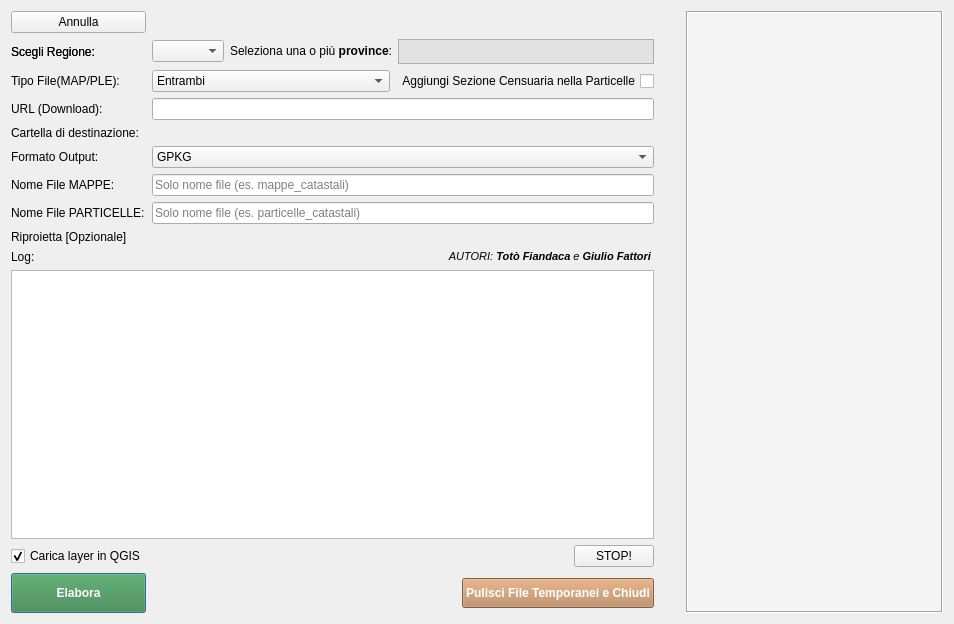
<?xml version="1.0" encoding="UTF-8"?>
<ui version="4.0">
 <class>GMLMergerDialogBase</class>
 <widget class="QDialog" name="GMLMergerDialogBase">
  <property name="windowModality">
   <enum>Qt::WindowModality::ApplicationModal</enum>
  </property>
  <property name="geometry">
   <rect>
    <x>0</x>
    <y>0</y>
    <width>954</width>
    <height>624</height>
   </rect>
  </property>
  <property name="acceptDrops">
   <bool>true</bool>
  </property>
  <property name="windowTitle">
   <string>Catasto IT GML Merger Pro</string>
  </property>
  <property name="windowIcon">
   <iconset>
    <normaloff>icon.png</normaloff>icon.png</iconset>
  </property>
  <property name="toolTip">
   <string>CatastoIT_GML_Merger_Pro è un plugin avanzato per QGIS che consente di scaricare, estrarre e unire file GML del catasto italiano AdE.</string>
  </property>
  <property name="statusTip">
   <string>test status</string>
  </property>
  <property name="whatsThis">
   <string/>
  </property>
  <property name="modal">
   <bool>false</bool>
  </property>
  <layout class="QHBoxLayout" name="horizontalLayout_main">
   <item>
    <layout class="QGridLayout" name="gridLayout">
     <item row="4" column="0">
      <widget class="QLabel" name="label_1">
       <property name="text">
        <string>Tipo File(MAP/PLE):</string>
       </property>
      </widget>
     </item>
     <item row="10" column="0">
      <widget class="QLabel" name="label_5">
       <property name="text">
        <string>Formato Output:</string>
       </property>
      </widget>
     </item>
     <item row="20" column="0">
      <widget class="QPushButton" name="btn_process">
       <property name="minimumSize">
        <size>
         <width>0</width>
         <height>40</height>
        </size>
       </property>
       <property name="toolTip">
        <string>Lancia elaborazione</string>
       </property>
       <property name="styleSheet">
        <string>background-color:rgba(61, 134, 64, 0.64); color: white; font-weight: bold;</string>
       </property>
       <property name="text">
        <string>Elabora</string>
       </property>
       <property name="icon">
        <iconset>
         <normaloff>:/images/themes/default/downloading_svg.svg</normaloff>:/images/themes/default/downloading_svg.svg</iconset>
       </property>
       <property name="iconSize">
        <size>
         <width>30</width>
         <height>30</height>
        </size>
       </property>
      </widget>
     </item>
     <item row="5" column="0">
      <widget class="QLabel" name="label_4">
       <property name="text">
        <string>URL (Download):</string>
       </property>
      </widget>
     </item>
     <item row="0" column="0">
      <widget class="QPushButton" name="btn_cancel">
       <property name="visible">
        <bool>false</bool>
       </property>
       <property name="text">
        <string>Annulla</string>
       </property>
      </widget>
     </item>
     <item row="4" column="1">
      <layout class="QHBoxLayout" name="horizontalLayout_filetype">
       <item>
        <widget class="QComboBox" name="cb_file_type">
         <property name="maximumSize">
          <size>
           <width>300</width>
           <height>16777215</height>
          </size>
         </property>
         <property name="toolTip">
          <string>Seleziona il tipo di file da unire (solo Fogli o solo particelle o Entrambi)</string>
         </property>
         <property name="currentText">
          <string>Entrambi</string>
         </property>
         <property name="maxVisibleItems">
          <number>3</number>
         </property>
         <item>
          <property name="text">
           <string>Entrambi</string>
          </property>
         </item>
         <item>
          <property name="text">
           <string>Mappe (MAP)</string>
          </property>
         </item>
         <item>
          <property name="text">
           <string>Particelle (PLE)</string>
          </property>
         </item>
        </widget>
       </item>
       <item>
        <widget class="QCheckBox" name="cb_sez_censu">
         <property name="toolTip">
          <string>Attiva/DIsattiva Calcolo Sezione Censuaria</string>
         </property>
         <property name="layoutDirection">
          <enum>Qt::LayoutDirection::RightToLeft</enum>
         </property>
         <property name="autoFillBackground">
          <bool>false</bool>
         </property>
         <property name="text">
          <string>Aggiungi Sezione Censuaria nella Particelle</string>
         </property>
        </widget>
       </item>
      </layout>
     </item>
     <item row="16" column="1">
      <widget class="QLabel" name="labelAutori">
       <property name="font">
        <font>
         <pointsize>8</pointsize>
         <weight>50</weight>
         <italic>true</italic>
         <bold>false</bold>
        </font>
       </property>
       <property name="toolTip">
        <string>Autori del plugin</string>
       </property>
       <property name="text">
        <string>AUTORI: &lt;b&gt;Totò Fiandaca&lt;/b&gt; e &lt;b&gt;Giulio Fattori &lt;/b&gt;</string>
       </property>
       <property name="textFormat">
        <enum>Qt::TextFormat::AutoText</enum>
       </property>
       <property name="alignment">
        <set>Qt::AlignmentFlag::AlignRight|Qt::AlignmentFlag::AlignTrailing|Qt::AlignmentFlag::AlignVCenter</set>
       </property>
      </widget>
     </item>
     <item row="8" column="1">
      <widget class="QgsFileWidget" name="le_folder">
       <property name="toolTip">
        <string>Seleziona la cartella di destinazione dei file</string>
       </property>
       <property name="defaultRoot">
        <string/>
       </property>
       <property name="storageMode">
        <enum>QgsFileWidget::StorageMode::GetDirectory</enum>
       </property>
       <property name="options">
        <set>QFileDialog::Option::ShowDirsOnly</set>
       </property>
       <property name="fileWidgetButtonIcon" stdset="0">
        <iconset>
         <normaloff>:/qt-project.org/styles/commonstyle/images/newdirectory-128.png</normaloff>:/qt-project.org/styles/commonstyle/images/newdirectory-128.png</iconset>
       </property>
      </widget>
     </item>
     <item row="20" column="1" alignment="Qt::AlignRight">
      <widget class="QPushButton" name="btn_close">
       <property name="minimumSize">
        <size>
         <width>0</width>
         <height>0</height>
        </size>
       </property>
       <property name="maximumSize">
        <size>
         <width>500</width>
         <height>30</height>
        </size>
       </property>
       <property name="toolTip">
        <string>Pulisce dai file temporanei e Chiude finestra.</string>
       </property>
       <property name="layoutDirection">
        <enum>Qt::LeftToRight</enum>
       </property>
       <property name="styleSheet">
        <string>background-color:rgb(185, 132, 88); color: white; font-weight: bold;</string>
       </property>
       <property name="text">
        <string>Pulisci File Temporanei e Chiudi</string>
       </property>
       <property name="icon">
        <iconset>
         <normaloff>:/images/themes/default/console/iconClearConsole.svg</normaloff>:/images/themes/default/console/iconClearConsole.svg</iconset>
       </property>
       <property name="iconSize">
        <size>
         <width>25</width>
         <height>25</height>
        </size>
       </property>
      </widget>
     </item>
     <item row="11" column="1">
      <widget class="QLineEdit" name="le_map_output">
       <property name="minimumSize">
        <size>
         <width>490</width>
         <height>20</height>
        </size>
       </property>
       <property name="contextMenuPolicy">
        <enum>Qt::ContextMenuPolicy::CustomContextMenu</enum>
       </property>
       <property name="toolTip">
        <string>Inserisci solo il nome del file (senza percorso)</string>
       </property>
       <property name="whatsThis">
        <string>Salva il file unito MAP</string>
       </property>
       <property name="placeholderText">
        <string>Solo nome file (es. mappe_catastali)</string>
       </property>
      </widget>
     </item>
     <item row="18" column="1" alignment="Qt::AlignRight">
      <widget class="QPushButton" name="btn_stop">
       <property name="maximumSize">
        <size>
         <width>200</width>
         <height>16777215</height>
        </size>
       </property>
       <property name="toolTip">
        <string>Ferma elaborazione in corso!</string>
       </property>
       <property name="layoutDirection">
        <enum>Qt::LeftToRight</enum>
       </property>
       <property name="autoFillBackground">
        <bool>false</bool>
       </property>
       <property name="text">
        <string>STOP!</string>
       </property>
       <property name="icon">
        <iconset>
         <normaloff>:/qt-project.org/styles/commonstyle/images/stop-32.png</normaloff>:/qt-project.org/styles/commonstyle/images/stop-32.png</iconset>
       </property>
      </widget>
     </item>
     <item row="2" column="0">
      <widget class="QLabel" name="label_3">
       <property name="text">
        <string>Scegli Regione:</string>
       </property>
      </widget>
     </item>
     <item row="17" column="0" colspan="2">
      <widget class="QTextEdit" name="text_log">
       <property name="toolTip">
        <string>Area log - descrive i vari passaggi.</string>
       </property>
       <property name="statusTip">
        <string>TEXT LOG</string>
       </property>
       <property name="readOnly">
        <bool>true</bool>
       </property>
      </widget>
     </item>
     <item row="11" column="0">
      <widget class="QLabel" name="label_6">
       <property name="text">
        <string>Nome File MAPPE:</string>
       </property>
      </widget>
     </item>
     <item row="18" column="0">
      <widget class="QCheckBox" name="cb_load_layers">
       <property name="toolTip">
        <string>Se attivata carica i layer appena termina il download</string>
       </property>
       <property name="text">
        <string>Carica layer in QGIS</string>
       </property>
       <property name="checked">
        <bool>true</bool>
       </property>
      </widget>
     </item>
     <item row="10" column="1">
      <widget class="QComboBox" name="cb_format">
       <property name="toolTip">
        <string>Seleziona il formato di output (Solo GeoPackage!)</string>
       </property>
       <property name="editable">
        <bool>false</bool>
       </property>
       <item>
        <property name="text">
         <string>GPKG</string>
        </property>
       </item>
      </widget>
     </item>
     <item row="21" column="0" colspan="2">
      <layout class="QHBoxLayout" name="horizontalLayout_2"/>
     </item>
     <item row="12" column="0">
      <widget class="QLabel" name="label_7">
       <property name="text">
        <string>Nome File PARTICELLE:</string>
       </property>
      </widget>
     </item>
     <item row="16" column="0">
      <widget class="QLabel" name="label">
       <property name="text">
        <string>Log:</string>
       </property>
      </widget>
     </item>
     <item row="2" column="0">
      <widget class="QLabel" name="label_3">
       <property name="text">
        <string>Scegli Regione:</string>
       </property>
      </widget>
     </item>
     <item row="12" column="1">
      <widget class="QLineEdit" name="le_ple_output">
       <property name="toolTip">
        <string>Inserisci solo il nome del file (senza percorso)</string>
       </property>
       <property name="whatsThis">
        <string>Salva il file unito PLE</string>
       </property>
       <property name="placeholderText">
        <string>Solo nome file (es. particelle_catastali)</string>
       </property>
      </widget>
     </item>
     <item row="5" column="1">
      <widget class="QLineEdit" name="le_url">
       <property name="toolTip">
        <string>URL del file ZIP su RNDT</string>
       </property>
       <property name="readOnly">
        <bool>true</bool>
       </property>
      </widget>
     </item>
     <item row="2" column="1">
      <layout class="QHBoxLayout" name="horizontalLayout_region_province">
       <item>
        <widget class="QComboBox" name="cb_region">
         <property name="toolTip">
          <string>Seleziona la regione da scaricare</string>
         </property>
         <property name="currentText">
          <string/>
         </property>
         <property name="maxVisibleItems">
          <number>20</number>
         </property>
        </widget>
       </item>
       <item>
        <widget class="QLabel" name="label_8">
         <property name="text">
          <string>Seleziona una o più &lt;b&gt;province&lt;/b&gt;:</string>
         </property>
         <property name="alignment">
          <set>Qt::AlignmentFlag::AlignRight|Qt::AlignmentFlag::AlignTrailing|Qt::AlignmentFlag::AlignVCenter</set>
         </property>
        </widget>
       </item>
       <item>
        <widget class="QListWidget" name="list_provinces">
         <property name="sizePolicy">
          <sizepolicy hsizetype="Expanding" vsizetype="Expanding">
           <horstretch>0</horstretch>
           <verstretch>0</verstretch>
          </sizepolicy>
         </property>
         <property name="minimumSize">
          <size>
           <width>0</width>
           <height>20</height>
          </size>
         </property>
         <property name="maximumSize">
          <size>
           <width>400</width>
           <height>25</height>
          </size>
         </property>
         <property name="toolTip">
          <string>Seleziona una o più province (CTRL+clic per selezione multipla)</string>
         </property>
         <property name="styleSheet">
          <string notr="true">background-color: rgb(226, 226, 226);</string>
         </property>
         <property name="selectionMode">
          <enum>QAbstractItemView::SelectionMode::MultiSelection</enum>
         </property>
         <property name="iconSize">
          <size>
           <width>0</width>
           <height>0</height>
          </size>
         </property>
         <property name="viewMode">
          <enum>QListView::ViewMode::IconMode</enum>
         </property>
        </widget>
       </item>
      </layout>
     </item>
     <item row="8" column="0">
      <widget class="QLabel" name="label_2">
       <property name="text">
        <string>Cartella di destinazione:</string>
       </property>
      </widget>
     </item>
     <item row="13" column="1">
      <widget class="QgsProjectionSelectionWidget" name="mQgsProjectionSelectionWidget"/>
     </item>
     <item row="13" column="0">
      <widget class="QLabel" name="label_9">
       <property name="text">
        <string>Riproietta [Opzionale]</string>
       </property>
      </widget>
     </item>
    </layout>
   </item>
   <item>
    <widget class="QPushButton" name="btn_toggle_help">
     <property name="minimumSize">
      <size>
       <width>20</width>
       <height>0</height>
      </size>
     </property>
     <property name="maximumSize">
      <size>
       <width>20</width>
       <height>16777215</height>
      </size>
     </property>
     <property name="toolTip">
      <string>Nascondi/Mostra guida</string>
     </property>
     <property name="text">
      <string/>
     </property>
     <property name="icon">
      <iconset>
       <normaloff>:/qt-project.org/styles/commonstyle/images/left-32.png</normaloff>:/qt-project.org/styles/commonstyle/images/left-32.png</iconset>
     </property>
     <property name="checkable">
      <bool>true</bool>
     </property>
     <property name="flat">
      <bool>true</bool>
     </property>
    </widget>
   </item>
   <item>
    <widget class="QTextBrowser" name="help_browser">
     <property name="minimumSize">
      <size>
       <width>200</width>
       <height>0</height>
      </size>
     </property>
     <property name="maximumSize">
      <size>
       <width>300</width>
       <height>16777215</height>
      </size>
     </property>
     <property name="toolTip">
      <string>Guida al Plugin</string>
     </property>
     <property name="styleSheet">
      <string notr="true">background-color: #f5f5f5;</string>
     </property>
     <property name="frameShape">
      <enum>QFrame::Shape::Box</enum>
     </property>
     <property name="html">
      <string>&lt;!DOCTYPE HTML PUBLIC &quot;-//W3C//DTD HTML 4.0//EN&quot; &quot;http://www.w3.org/TR/REC-html40/strict.dtd&quot;&gt;
&lt;html&gt;&lt;head&gt;&lt;meta name=&quot;qrichtext&quot; content=&quot;1&quot; /&gt;&lt;style type=&quot;text/css&quot;&gt;
p, li { white-space: pre-wrap; }
&lt;/style&gt;&lt;/head&gt;&lt;body style=&quot; font-family:'MS Shell Dlg 2'; font-size:8.25pt; font-weight:400; font-style:normal;&quot;&gt;
&lt;p style=&quot;-qt-paragraph-type:empty; margin-top:0px; margin-bottom:0px; margin-left:0px; margin-right:0px; -qt-block-indent:0; text-indent:0px;&quot;&gt;&lt;br /&gt;&lt;/p&gt;&lt;/body&gt;&lt;/html&gt;</string>
     </property>
     <property name="openExternalLinks">
      <bool>true</bool>
     </property>
    </widget>
   </item>
  </layout>
 </widget>
 <customwidgets>
  <customwidget>
   <class>QgsFileWidget</class>
   <extends>QWidget</extends>
   <header>qgsfilewidget.h</header>
  </customwidget>
  <customwidget>
   <class>QgsProjectionSelectionWidget</class>
   <extends>QWidget</extends>
   <header>qgsprojectionselectionwidget.h</header>
  </customwidget>
 </customwidgets>
 <resources/>
 <connections/>
</ui>
